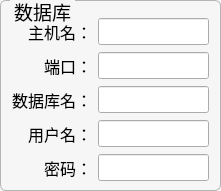
  <widget class="QGroupBox" name="groupBox">
   <property name="geometry">
    <rect>
     <x>20</x>
     <y>10</y>
     <width>221</width>
     <height>191</height>
    </rect>
   </property>
   <property name="font">
    <font>
     <pointsize>14</pointsize>
    </font>
   </property>
   <property name="styleSheet">
    <string notr="true">QGroupBox {
	background-color: #f6f6f6;
    border-width: 1px;
    border-radius: 6px;
   border-style:solid;
  border-color: #b4b4b4;
  margin-top: 2ex;
}
QGroupBox::title {
     subcontrol-origin: margin;
     subcontrol-position: top left;
   left:10px;
     margin-left: 0px;
     padding:0 1px;
}</string>
   </property>
   <property name="title">
    <string>数据库</string>
   </property>
   <layout class="QGridLayout" name="gridLayout">
    <property name="topMargin">
     <number>16</number>
    </property>
    <property name="bottomMargin">
     <number>6</number>
    </property>
    <item row="0" column="0">
     <widget class="QLabel" name="label">
      <property name="font">
       <font>
        <pointsize>12</pointsize>
       </font>
      </property>
      <property name="text">
       <string>主机名：</string>
      </property>
      <property name="alignment">
       <set>Qt::AlignRight|Qt::AlignTrailing|Qt::AlignVCenter</set>
      </property>
     </widget>
    </item>
    <item row="0" column="1">
     <widget class="QLineEdit" name="lineEdit_database_host">
      <property name="font">
       <font>
        <pointsize>12</pointsize>
       </font>
      </property>
      <property name="alignment">
       <set>Qt::AlignCenter</set>
      </property>
     </widget>
    </item>
    <item row="1" column="0">
     <widget class="QLabel" name="label_2">
      <property name="font">
       <font>
        <pointsize>12</pointsize>
       </font>
      </property>
      <property name="text">
       <string>端口：</string>
      </property>
      <property name="alignment">
       <set>Qt::AlignRight|Qt::AlignTrailing|Qt::AlignVCenter</set>
      </property>
     </widget>
    </item>
    <item row="1" column="1">
     <widget class="QLineEdit" name="lineEdit_database_port">
      <property name="font">
       <font>
        <pointsize>12</pointsize>
       </font>
      </property>
      <property name="alignment">
       <set>Qt::AlignCenter</set>
      </property>
     </widget>
    </item>
    <item row="2" column="0">
     <widget class="QLabel" name="label_3">
      <property name="font">
       <font>
        <pointsize>12</pointsize>
       </font>
      </property>
      <property name="text">
       <string>数据库名：</string>
      </property>
      <property name="alignment">
       <set>Qt::AlignRight|Qt::AlignTrailing|Qt::AlignVCenter</set>
      </property>
     </widget>
    </item>
    <item row="2" column="1">
     <widget class="QLineEdit" name="lineEdit_database_name">
      <property name="font">
       <font>
        <pointsize>12</pointsize>
       </font>
      </property>
      <property name="alignment">
       <set>Qt::AlignCenter</set>
      </property>
     </widget>
    </item>
    <item row="3" column="0">
     <widget class="QLabel" name="label_4">
      <property name="font">
       <font>
        <pointsize>12</pointsize>
       </font>
      </property>
      <property name="text">
       <string>用户名：</string>
      </property>
      <property name="alignment">
       <set>Qt::AlignRight|Qt::AlignTrailing|Qt::AlignVCenter</set>
      </property>
     </widget>
    </item>
    <item row="3" column="1">
     <widget class="QLineEdit" name="lineEdit_database_user">
      <property name="font">
       <font>
        <pointsize>12</pointsize>
       </font>
      </property>
      <property name="alignment">
       <set>Qt::AlignCenter</set>
      </property>
     </widget>
    </item>
    <item row="4" column="0">
     <widget class="QLabel" name="label_9">
      <property name="font">
       <font>
        <pointsize>12</pointsize>
       </font>
      </property>
      <property name="text">
       <string>密码：</string>
      </property>
      <property name="alignment">
       <set>Qt::AlignRight|Qt::AlignTrailing|Qt::AlignVCenter</set>
      </property>
     </widget>
    </item>
    <item row="4" column="1">
     <widget class="QLineEdit" name="lineEdit_database_password">
      <property name="font">
       <font>
        <pointsize>12</pointsize>
       </font>
      </property>
      <property name="alignment">
       <set>Qt::AlignCenter</set>
      </property>
     </widget>
    </item>
   </layout>
  </widget>
